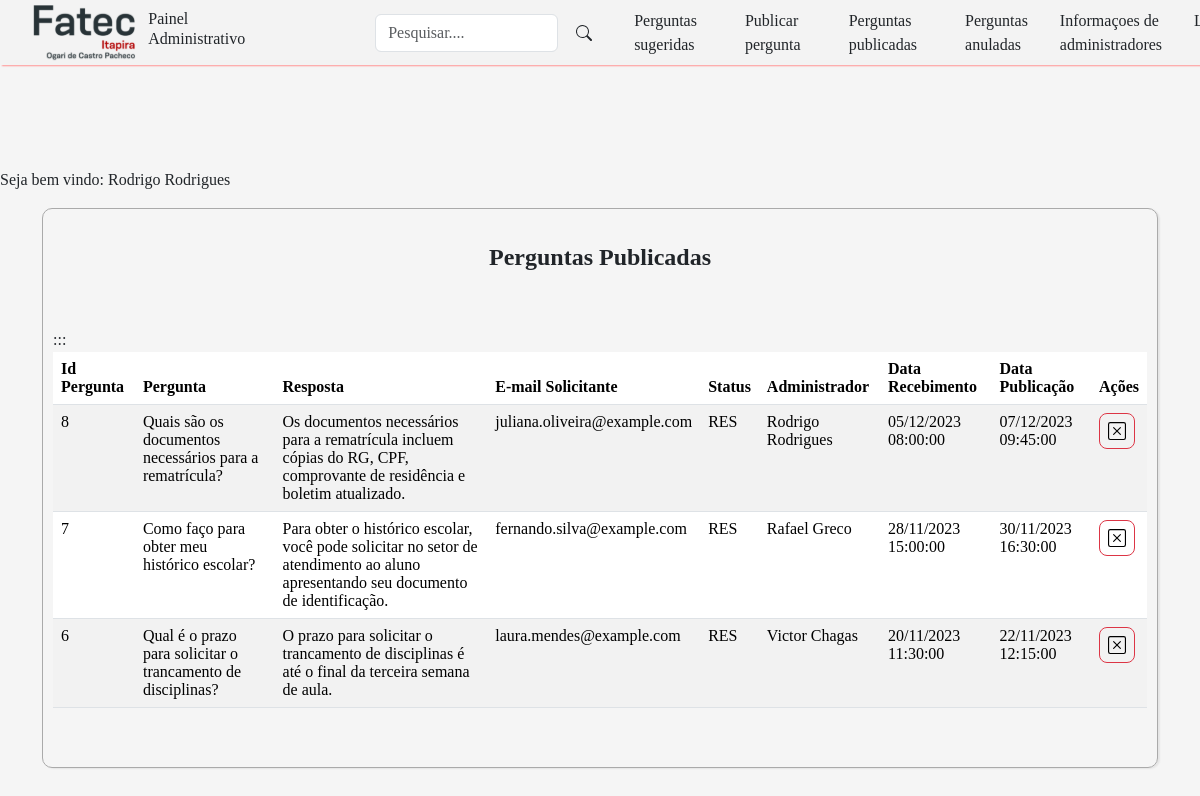
The app's page /view/listar_pergunta_publicada.php (signed in) with its own data.
### tables this page shows
CREATE TABLE tb_perguntas (
    id_pergunta INT AUTO_INCREMENT NOT NULL PRIMARY KEY,
    pergunta TEXT,
    resposta TEXT,
    nome_solicitante VARCHAR(255) NOT NULL,
    email_solicitante VARCHAR(100) NOT NULL,
    situacao VARCHAR(255) NOT NULL,
    data_pergunta DATETIME NOT NULL DEFAULT CURRENT_TIMESTAMP(),
    data_resposta DATETIME,
    adm_id_resposta INT,
    CONSTRAINT fk_tb_adm_adm_id FOREIGN KEY (adm_id_resposta) REFERENCES tb_adm(adm_id),
    status_pergunta ENUM('NR','RES','EXC') DEFAULT 'NR',
    view INT DEFAULT 0
);

CREATE TABLE tb_adm (
    adm_id INT AUTO_INCREMENT NOT NULL PRIMARY KEY,
    adm_nome VARCHAR(255) NOT NULL,
    adm_email VARCHAR(100) UNIQUE NOT NULL,
    usuario VARCHAR(50) UNIQUE NOT NULL,
    senha VARCHAR(50) NOT NULL
);

### view/listar_pergunta_publicada.php (the view, shortened to what this page needs)
<?php
if (isset($_SESSION['nome_adm_logado'])) {
    $nome_adm = $_SESSION['nome_adm_logado'];
} else {
    header('Location: ../login.html');
    exit();
    echo "Sessão não iniciada.";
}
require_once "../class/pergunta.php";
require_once "../conexao.php";
if(!empty($_GET['search']))
{
    $data = $_GET['search'];
    $sql = "SELECT p.id_pergunta,p.pergunta,p.resposta,p.email_solicitante,p.status_pergunta,a.adm_nome,p.data_pergunta,p.data_resposta
     FROM tb_perguntas p JOIN tb_adm a
     ON p.adm_id_resposta=a.adm_id
     WHERE (id_pergunta LIKE '%$data%' or pergunta LIKE '%$data%' or resposta LIKE '%$data%') and status_pergunta = 'RES' ORDER BY id_pergunta DESC
     ";
}
else
{
    $sql ="SELECT p.id_pergunta,p.pergunta,p.resposta,p.email_solicitante,p.status_pergunta,a.adm_nome,p.data_pergunta,p.data_resposta
     FROM tb_perguntas p JOIN tb_adm a
     ON p.adm_id_resposta=a.adm_id
    WHERE status_pergunta = 'RES' ORDER BY id_pergunta DESC ";
}
$result = $conexao->query($sql);
?>
<!DOCTYPE html>
<html lang="pt-BR">
<head>
    <link href="https://cdn.jsdelivr.net/npm/bootstrap@5.3.2/dist/css/bootstrap.min.css" rel="stylesheet">
    <link href="../css/areaadmin.css" rel="stylesheet">
</head>
<body>
<header>
        <nav class="navbar navbar-expand-lg fixed-top" >
            <img class="logo" src="../img/FATEC.svg">
                <div class="container ">
                <h2 class="nav-link text-light text-dark">Painel Administrativo</h2>
                <div class="box-search">
                <input type="search" class="form-control w=25" id="pesquisar" placeholder="Pesquisar...." onkeydown="handleKeyPress(event)">
                    <button class="btn" onclick="searchData()" style="margin-left:5px;">
                    </button>
                </div>
                <div class="collapse navbar-collapse  " id="navbarNav">
                <ul class="navbar-nav">
                        <li class="nav-item mx-3" >
                            <a class="nav-link text-dark" href="listar_pergunta_sugerida.php">Perguntas sugeridas</a>
                        </li>
                        <li class="nav-item mx-3">
                            <a class="nav-link text-dark" href="form_nova_pergunta.php">Publicar pergunta</a>
                        </li>
                        <li class="nav-item mx-3">
                            <a class="nav-link text-dark" href="listar_pergunta_publicada.php">Perguntas publicadas</a>
                        </li>
                        <li class="nav-item mx-3">
                            <a class="nav-link text-dark" href="listar_pergunta_anulada.php">Perguntas anuladas</a>
                        </li>
                            <a class="nav-link text-dark" href="listar_adm.php">Informaçoes de administradores</a>
                        <li class="nav-item mx-3">
                            <a class="nav-link text-dark" href="?logout=true"> Logout</a>
                        </li>
                    </ul>
                    </div>
            </div>
        </nav>
    </header>
    <br><br><br><br><br><br>
    <?php echo "<p>Seja bem vindo: $nome_adm</p>" ?>
    <main>
    <div class="container">
            <div class="table-container">
                <table class="table table-striped">
                    <thead>
                        <br>
                        <h4>Perguntas Publicadas</h4>
                        <br><br>
                        <tr>
                            <th>Id Pergunta</th>
                            <th>Pergunta</th>
                            <th>Resposta</th>
                            <th>E-mail Solicitante</th>
                            <th>Status</th>
                            <th>Administrador</th>
                            <th>Data Recebimento</th>
                            <th>Data Publicação</th>
                            <th>Ações</th>
                        </tr>
                    </thead>
                        <tbody class="table">
                        <?php
                        while($user_data = $result-> fetch(PDO::FETCH_ASSOC))
                        {
                            echo"<tr>:";
                            echo"<td>".$user_data['id_pergunta']."</td>";
                            echo"<td>".$user_data['pergunta']."</td>";
                            echo"<td>".$user_data['resposta']."</td>";
                            echo"<td>".$user_data['email_solicitante']."</td>";
                            echo"<td>".$user_data['status_pergunta']."</td>";
                            echo"<td>".$user_data['adm_nome']."</td>";
                            echo "<td>".date('d/m/Y H:i:s', strtotime($user_data['data_pergunta']))."</td>";
                            echo "<td>".date('d/m/Y H:i:s', strtotime($user_data['data_resposta']))."</td>";
                            echo "<td>
                                        <a class='btn btn-lg btn-danger' href='../controller/anular-pergunta-sugerida.php?id_pergunta=$user_data[id_pergunta]'><img class='botao' src='../img/x-square.svg'></a>
                                    </td>";
                        }
                    ?>
                        </tbody>
                </table>
            </div>
        </div>
    </main>
</body>
</html>

### css/areaadmin.css (style rules this page uses)
.botao { width: 18px; height: 18px; }
body { background-color:#F5F5F5; font-family: Tahoma; }
nav { height: 65px;background-color:#F3F3F3; box-shadow:2px 1px 1.5px #FF9393; }
.table-container { height: 70vh; overflow-x: auto; border: solid 0.5px #AAAAAA; border-radius: 10px; box-shadow:2px 1px 1.5px #E5E5E5; padding: 10px; }
th { padding:10px; }
h4 { text-align: center;font-weight: bold; }
h2 { font-size: 20px;margin-right: 125px; }
.box-search { display:flex; padding:5px; width:500px; align-items: center; }
.logo { margin-left: 33px;height: 65px;margin-top: 10px; }

### records on screen
tb_perguntas: id_pergunta "8", pergunta "Quais são os documentos necessários para a rematrícula?", resposta "Os documentos necessários para a rematrícula incluem cópias do RG, CPF, comprovante de residência e boletim atualizado.", email_solicitante "juliana.oliveira@example.com", status_pergunta "RES", adm_id_resposta.adm_nome "Rodrigo Rodrigues", data_pergunta "05/12/2023 08:00:00", data_resposta "07/12/2023 09:45:00"
tb_perguntas: id_pergunta "7", pergunta "Como faço para obter meu histórico escolar?", resposta "Para obter o histórico escolar, você pode solicitar no setor de atendimento ao aluno apresentando seu documento de identificação.", email_solicitante "fernando.silva@example.com", status_pergunta "RES", adm_id_resposta.adm_nome "Rafael Greco", data_pergunta "28/11/2023 15:00:00", data_resposta "30/11/2023 16:30:00"
tb_perguntas: id_pergunta "6", pergunta "Qual é o prazo para solicitar o trancamento de disciplinas?", resposta "O prazo para solicitar o trancamento de disciplinas é até o final da terceira semana de aula.", email_solicitante "laura.mendes@example.com", status_pergunta "RES", adm_id_resposta.adm_nome "Victor Chagas", data_pergunta "20/11/2023 11:30:00", data_resposta "22/11/2023 12:15:00"

### other values on screen
$nome_adm "Rodrigo Rodrigues"
